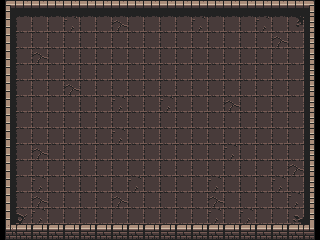

Tiled map render using the project's own tile images. Description and the whole map definition, tile-layer contents included, below:
An orthogonal 20x15 tile map with 16x16 px tiles, 1 tile layer (Ground), 3 tilesets and 8 objects.

<map version="1.10" tiledversion="1.11.2" orientation="orthogonal" renderorder="right-down" width="20" height="15" tilewidth="16" tileheight="16" infinite="0" nextlayerid="6" nextobjectid="21">
 <editorsettings>
  <export format="tmx" />
 </editorsettings>
 <tileset firstgid="1" source="../tilesets/floor.tsx" />
 <tileset firstgid="1025" source="../tilesets/wallsHigh.tsx" />
 <tileset firstgid="1121" source="../tilesets/wallsLow.tsx" />
 <layer id="1" name="Ground" width="20" height="15">
  <data encoding="csv">
1129,1131,1131,1131,1131,1131,1131,1131,1131,1131,1131,1131,1131,1131,1131,1131,1131,1131,1131,1132,
1141,1,1,1,3,1,1,2,1,1,1,1,3,1,1,1,3,1,15,1156,
1141,1,1,1,1,1,1,1,1,1,1,1,1,1,1,1,1,2,1,1156,
1141,1,2,1,1,1,1,1,1,1,1,1,1,1,1,1,1,1,1,1156,
1141,1,1,1,1,1,1,1,1,1,1,1,1,1,1,1,1,1,1,1156,
1141,1,1,1,2,1,1,1,1,1,1,1,1,1,1,1,1,1,1,1156,
1141,1,1,1,1,1,1,3,1,1,3,1,1,1,2,1,1,1,1,1156,
1141,1,1,1,1,1,1,1,1,1,1,1,1,1,1,1,1,1,1,1156,
1141,1,1,1,1,1,1,3,1,1,1,1,1,1,1,1,1,1,1,1156,
1141,1,2,1,1,1,1,1,1,1,1,1,1,1,3,1,1,1,1,1156,
1141,1,1,1,1,1,1,1,1,1,1,1,1,1,1,1,1,1,2,1156,
1141,1,3,1,1,1,1,1,3,1,1,1,1,3,1,1,1,3,1,1156,
1141,1,2,1,1,1,1,2,1,1,1,1,1,2,1,1,1,1,3,1156,
1141,8,3,1,1,1,1,1,1,1,1,1,1,3,1,3,1,1,10,1156,
1165,1157,1157,1157,1157,1157,1157,1157,1157,1157,1157,1157,1157,1157,1157,1157,1157,1157,1157,1168
</data>
 </layer>
 <objectgroup id="2" name="Wall">
  <object id="5" x="1.68067" y="-8.40336" width="317.647" height="22.6891" />
  <object id="7" x="0" y="2.52101" width="15.9664" height="239.496" />
  <object id="9" x="304.202" y="3.36134" width="15.9664" height="236.975" />
  <object id="11" x="1.68067" y="224.37" width="318.487" height="20.1681" />
 </objectgroup>
 <objectgroup id="4" name="Player">
  <object id="17" x="75.6301" y="136.975" width="9.2437" height="9.2437" />
 </objectgroup>
 <objectgroup id="5" name="Enemy">
  <object id="18" x="57.9832" y="75.6303" width="12.605" height="13.4454" />
  <object id="19" x="179.832" y="42.0168" width="13.4454" height="12.605" />
  <object id="20" x="246.218" y="120.168" width="11.7647" height="10.9244" />
 </objectgroup>
</map>
